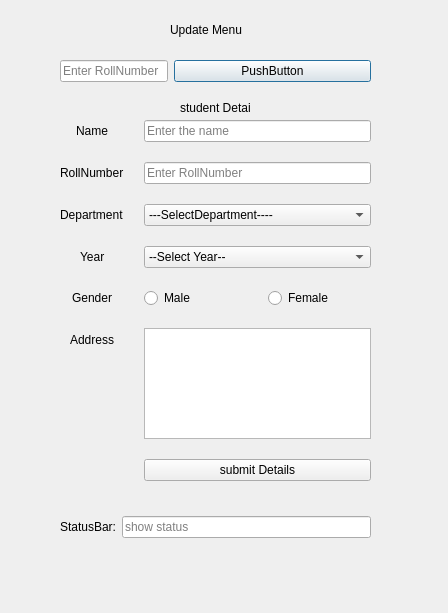
<?xml version="1.0" encoding="UTF-8"?>
<ui version="4.0">
 <class>Dialog</class>
 <widget class="QDialog" name="Dialog">
  <property name="geometry">
   <rect>
    <x>0</x>
    <y>0</y>
    <width>448</width>
    <height>613</height>
   </rect>
  </property>
  <property name="windowTitle">
   <string>Dialog</string>
  </property>
  <widget class="QLabel" name="label">
   <property name="geometry">
    <rect>
     <x>170</x>
     <y>20</y>
     <width>131</width>
     <height>20</height>
    </rect>
   </property>
   <property name="text">
    <string>Update Menu</string>
   </property>
  </widget>
  <widget class="QWidget" name="formLayoutWidget">
   <property name="geometry">
    <rect>
     <x>60</x>
     <y>60</y>
     <width>311</width>
     <height>31</height>
    </rect>
   </property>
   <layout class="QFormLayout" name="formLayout">
    <property name="fieldGrowthPolicy">
     <enum>QFormLayout::AllNonFixedFieldsGrow</enum>
    </property>
    <property name="bottomMargin">
     <number>0</number>
    </property>
    <item row="0" column="0">
     <widget class="QLineEdit" name="lineEdit">
      <property name="placeholderText">
       <string>Enter RollNumber</string>
      </property>
     </widget>
    </item>
    <item row="0" column="1">
     <widget class="QPushButton" name="pushButton">
      <property name="text">
       <string>PushButton</string>
      </property>
     </widget>
    </item>
   </layout>
  </widget>
  <widget class="QWidget" name="layoutWidget">
   <property name="geometry">
    <rect>
     <x>60</x>
     <y>497</y>
     <width>311</width>
     <height>61</height>
    </rect>
   </property>
   <layout class="QFormLayout" name="formLayout_3">
    <item row="0" column="0">
     <widget class="QLabel" name="label_8">
      <property name="acceptDrops">
       <bool>false</bool>
      </property>
      <property name="lineWidth">
       <number>0</number>
      </property>
      <property name="text">
       <string>StatusBar:</string>
      </property>
     </widget>
    </item>
    <item row="0" column="1">
     <widget class="QLineEdit" name="lineEdit_2">
      <property name="sizePolicy">
       <sizepolicy hsizetype="Minimum" vsizetype="Maximum">
        <horstretch>110</horstretch>
        <verstretch>3</verstretch>
       </sizepolicy>
      </property>
      <property name="readOnly">
       <bool>true</bool>
      </property>
      <property name="placeholderText">
       <string>show status  </string>
      </property>
     </widget>
    </item>
   </layout>
  </widget>
  <widget class="QLabel" name="label_2">
   <property name="geometry">
    <rect>
     <x>180</x>
     <y>100</y>
     <width>71</width>
     <height>16</height>
    </rect>
   </property>
   <property name="text">
    <string>student Details</string>
   </property>
  </widget>
  <widget class="QWidget" name="formLayoutWidget_2">
   <property name="geometry">
    <rect>
     <x>60</x>
     <y>120</y>
     <width>311</width>
     <height>361</height>
    </rect>
   </property>
   <layout class="QFormLayout" name="formLayout_2">
    <property name="labelAlignment">
     <set>Qt::AlignCenter</set>
    </property>
    <property name="horizontalSpacing">
     <number>20</number>
    </property>
    <property name="verticalSpacing">
     <number>20</number>
    </property>
    <item row="0" column="0">
     <widget class="QLabel" name="label_3">
      <property name="sizeIncrement">
       <size>
        <width>10</width>
        <height>10</height>
       </size>
      </property>
      <property name="text">
       <string>Name</string>
      </property>
     </widget>
    </item>
    <item row="0" column="1">
     <widget class="QLineEdit" name="lineEdit_3">
      <property name="sizePolicy">
       <sizepolicy hsizetype="Expanding" vsizetype="Fixed">
        <horstretch>0</horstretch>
        <verstretch>3</verstretch>
       </sizepolicy>
      </property>
      <property name="placeholderText">
       <string>Enter the name</string>
      </property>
     </widget>
    </item>
    <item row="2" column="0">
     <widget class="QLabel" name="label_4">
      <property name="text">
       <string>Department</string>
      </property>
     </widget>
    </item>
    <item row="3" column="0">
     <widget class="QLabel" name="label_5">
      <property name="text">
       <string>Year</string>
      </property>
     </widget>
    </item>
    <item row="5" column="0">
     <widget class="QLabel" name="label_6">
      <property name="text">
       <string>Gender</string>
      </property>
     </widget>
    </item>
    <item row="5" column="1">
     <layout class="QHBoxLayout" name="horizontalLayout_2">
      <item>
       <widget class="QRadioButton" name="radioButton">
        <property name="text">
         <string>Male</string>
        </property>
       </widget>
      </item>
      <item>
       <widget class="QRadioButton" name="radioButton_2">
        <property name="text">
         <string>Female</string>
        </property>
       </widget>
      </item>
     </layout>
    </item>
    <item row="6" column="0">
     <widget class="QLabel" name="label_7">
      <property name="text">
       <string>Address</string>
      </property>
     </widget>
    </item>
    <item row="6" column="1">
     <widget class="QTextEdit" name="textEdit"/>
    </item>
    <item row="7" column="0">
     <layout class="QHBoxLayout" name="horizontalLayout"/>
    </item>
    <item row="7" column="1">
     <widget class="QPushButton" name="pushButton_2">
      <property name="text">
       <string>submit Details</string>
      </property>
     </widget>
    </item>
    <item row="2" column="1">
     <widget class="QComboBox" name="comboBox">
      <item>
       <property name="text">
        <string>---SelectDepartment----</string>
       </property>
      </item>
      <item>
       <property name="text">
        <string>Computer Science</string>
       </property>
      </item>
      <item>
       <property name="text">
        <string>Mechcanical</string>
       </property>
      </item>
      <item>
       <property name="text">
        <string>Electranics and Electrical </string>
       </property>
      </item>
      <item>
       <property name="text">
        <string>Elecronic and communication </string>
       </property>
      </item>
      <item>
       <property name="text">
        <string>Mechtronics</string>
       </property>
      </item>
      <item>
       <property name="text">
        <string>Information Tecnology</string>
       </property>
      </item>
      <item>
       <property name="text">
        <string>Textile </string>
       </property>
      </item>
      <item>
       <property name="text">
        <string>Aeronatical</string>
       </property>
      </item>
     </widget>
    </item>
    <item row="3" column="1">
     <widget class="QComboBox" name="comboBox_2">
      <item>
       <property name="text">
        <string>--Select Year--</string>
       </property>
      </item>
      <item>
       <property name="text">
        <string>First </string>
       </property>
      </item>
      <item>
       <property name="text">
        <string>Second</string>
       </property>
      </item>
      <item>
       <property name="text">
        <string>Third</string>
       </property>
      </item>
      <item>
       <property name="text">
        <string>Final</string>
       </property>
      </item>
     </widget>
    </item>
    <item row="1" column="0">
     <widget class="QLabel" name="label_9">
      <property name="text">
       <string>RollNumber</string>
      </property>
     </widget>
    </item>
    <item row="1" column="1">
     <widget class="QLineEdit" name="lineEdit_4">
      <property name="placeholderText">
       <string>Enter RollNumber</string>
      </property>
     </widget>
    </item>
   </layout>
  </widget>
 </widget>
 <resources/>
 <connections/>
</ui>
